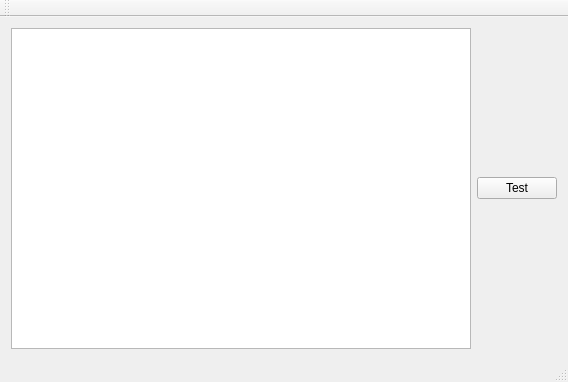
<?xml version="1.0" encoding="UTF-8"?>
<ui version="4.0">
 <class>MainWindow</class>
 <widget class="QMainWindow" name="MainWindow">
  <property name="geometry">
   <rect>
    <x>0</x>
    <y>0</y>
    <width>568</width>
    <height>382</height>
   </rect>
  </property>
  <property name="windowTitle">
   <string>MainWindow</string>
  </property>
  <widget class="QWidget" name="centralWidget">
   <layout class="QHBoxLayout" name="horizontalLayout_2">
    <item>
     <layout class="QHBoxLayout" name="horizontalMainLayout">
      <item>
       <widget class="QTextEdit" name="textEdit"/>
      </item>
      <item>
       <widget class="QPushButton" name="pushButton">
        <property name="text">
         <string>Test</string>
        </property>
       </widget>
      </item>
     </layout>
    </item>
   </layout>
  </widget>
  <widget class="QMenuBar" name="menuBar">
   <property name="geometry">
    <rect>
     <x>0</x>
     <y>0</y>
     <width>568</width>
     <height>21</height>
    </rect>
   </property>
  </widget>
  <widget class="QToolBar" name="mainToolBar">
   <attribute name="toolBarArea">
    <enum>TopToolBarArea</enum>
   </attribute>
   <attribute name="toolBarBreak">
    <bool>false</bool>
   </attribute>
  </widget>
  <widget class="QStatusBar" name="statusBar"/>
 </widget>
 <layoutdefault spacing="6" margin="11"/>
 <resources/>
 <connections/>
</ui>
